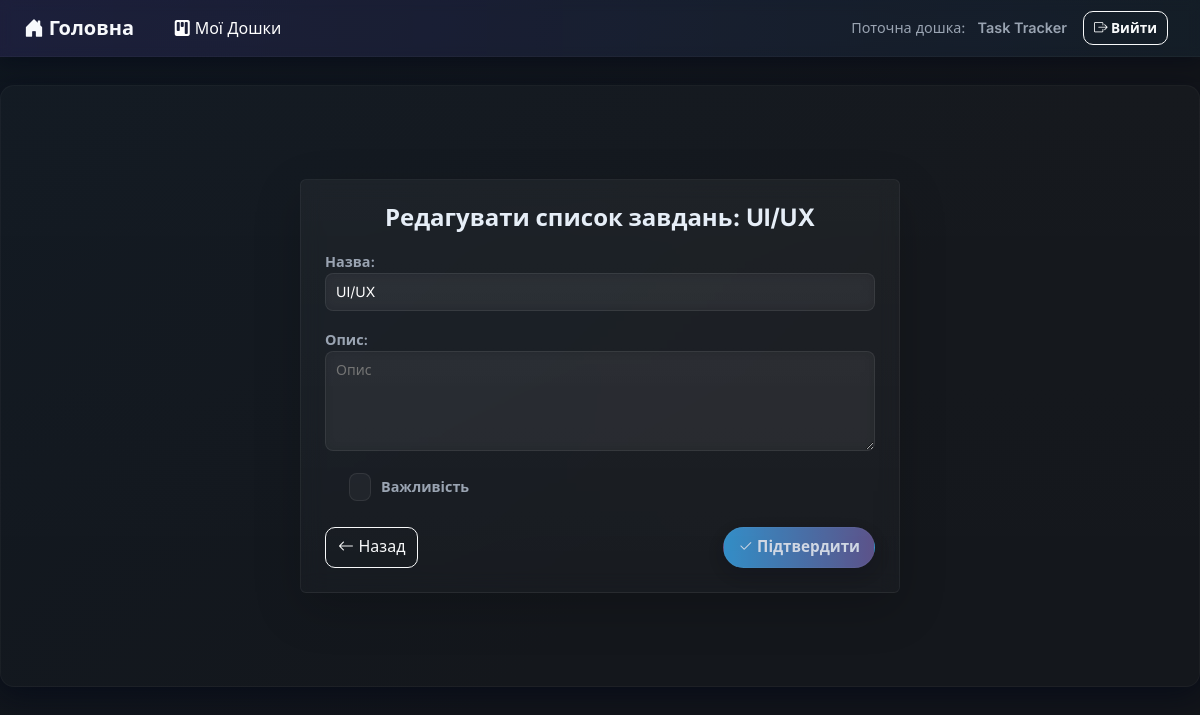
Page /dashboard/6/todolist/10/edit/ (signed in) on the earlier database version.
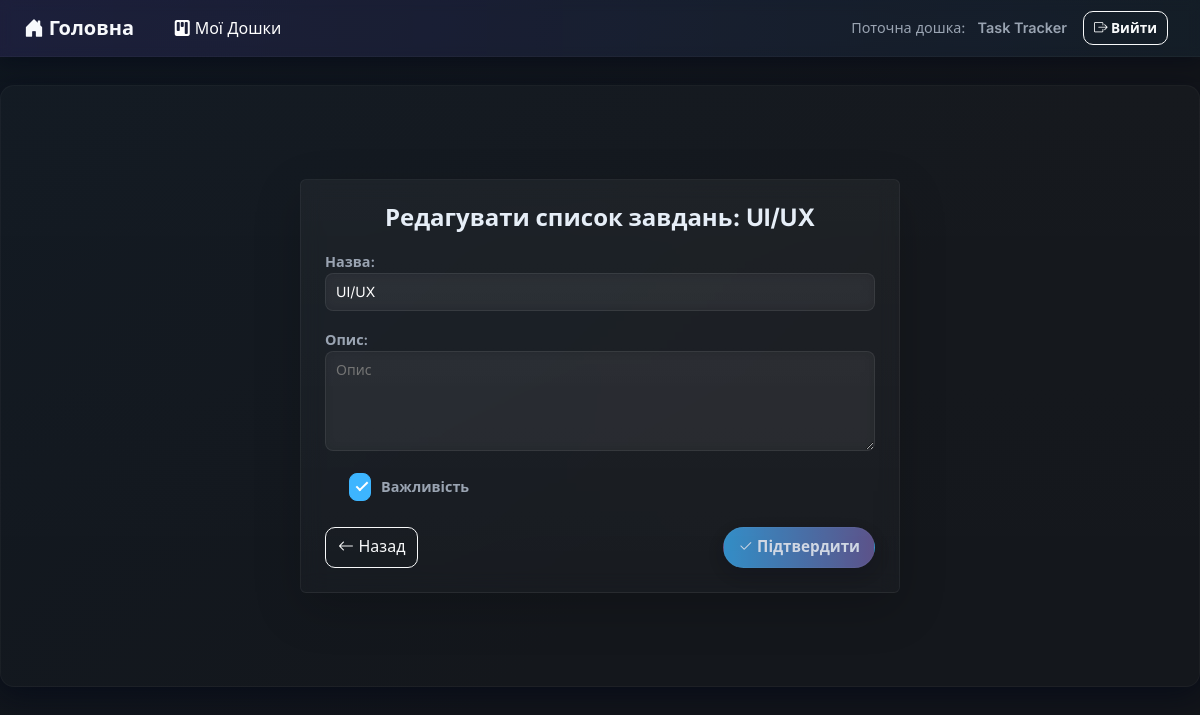
Same page on the later database version.
### task_manager/models.py (models this page shows, shortened)
class TodoList(models.Model):
    dashboard = models.ForeignKey(Dashboard, on_delete = models.CASCADE, related_name= 'todolists', verbose_name = "Дошка")
    title =  models.CharField(max_length = 200, verbose_name = "Назва")
    description =  models.TextField(verbose_name = "Опис", blank = True)
    created_at = models.DateTimeField(auto_now_add = True)
    important = models.BooleanField(default = False, verbose_name = "Важливість")
    created_by = models.ForeignKey(User, on_delete = models.CASCADE, related_name= 'todolists', verbose_name = "Автор")
    class Meta:
        verbose_name = "Список завдань"
        verbose_name_plural = "Списки завдань"

### task_manager/views.py (the view, shortened to what this page needs)
# urls.py: path('dashboard/<int:dashboard_pk>/todolist/<int:todolist_pk>/edit/', TodoListUpdateView.as_view(), name = 'todolist_edit'),
class TodoListUpdateView(LoginRequiredMixin, TodoListAccessMixin, UpdateView):
    model = TodoList
    form_class = TodoListCreateForm
    template_name = 'todolist/todolist_edit.html'
    pk_url_kwarg = "todolist_pk"
    def get_context_data(self, **kwargs):
        context = super().get_context_data(**kwargs)
        context["dashboard"] = get_object_or_404(Dashboard, pk=self.kwargs["dashboard_pk"])
        return context

### task_manager/forms.py
class TodoListCreateForm(forms.ModelForm):
    important = forms.BooleanField(
        required=False,
        widget=forms.CheckboxInput(attrs={
            "class": "form-check-input-custom",
            "style": "width:auto; display:inline-block; margin:0;"
        })
    )
    class Meta:
        model = TodoList
        fields = ("title", "description", "important")
        widgets = {
            "title": forms.TextInput(attrs={
                "class": "form-control-custom",
                "placeholder": "Назва"
            }),
            "description": forms.Textarea(attrs={
                "class": "form-control-custom",
                "placeholder": "Опис",
                "rows": 3
            }),
        }

### task_manager/views.py (called while the page is built)
    def get_queryset(self):
        return Dashboard.objects.filter(
            Q(created_by=self.request.user) | Q(members=self.request.user)
        ).distinct()

    def get_queryset(self):
        return TodoList.objects.filter(
            dashboard__in=DashboardAccessMixin.get_queryset(self)
        ).distinct()

### task_manager/templates/todolist/todolist_edit.html (shortened to what this page needs)
{% extends "base.html" %}
{% block content %}
<div class="d-flex justify-content-center align-items-center" style="min-height:70vh;">
  <div class="auth-card p-4 rounded shadow-lg w-100" style="max-width:600px;">
    <h4 class="mb-3 fw-bold text-center">Редагувати список завдань: {{ todolist.title }}</h4>
    <form method="post" novalidate>
      <div class="mb-3">
        {{ form.title.label_tag }}
        {{ form.title }}
      </div>
      <div class="mb-3">
        {{ form.description.label_tag }}
        {{ form.description }}
      </div>
      <div class="mb-3 d-flex align-items-center">
        <div class="form-check">
          {{ form.important }}
          <label for="{{ form.important.id_for_label }}" class="form-check-label">
            Важливість
          </label>
        </div>
      </div>
      <div class="d-flex justify-content-between mt-4">
        <a href="{% url 'todolist_detail' dashboard_pk=dashboard.pk todolist_pk=todolist.pk %}"
           class="btn btn-outline-light" style="border-radius:10px;">
          <i class="bi bi-arrow-left"></i>&nbsp;Назад
        </a>
        <button type="submit" class="btn btn-filter">
          <i class="bi bi-check2"></i>&nbsp;Підтвердити
        </button>
      </div>
    </form>
  </div>
</div>
{% endblock %}

Differences in the rows shown:
changed TodoList "UI/UX": important "☐" → "☑"
